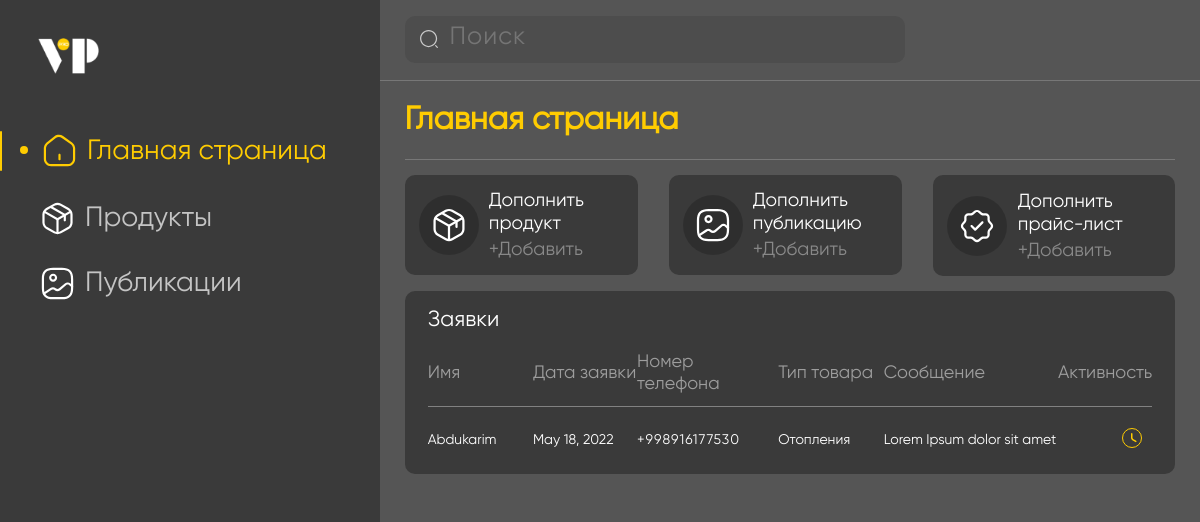
Before: /manage/main/ (signed in) with the older database file.
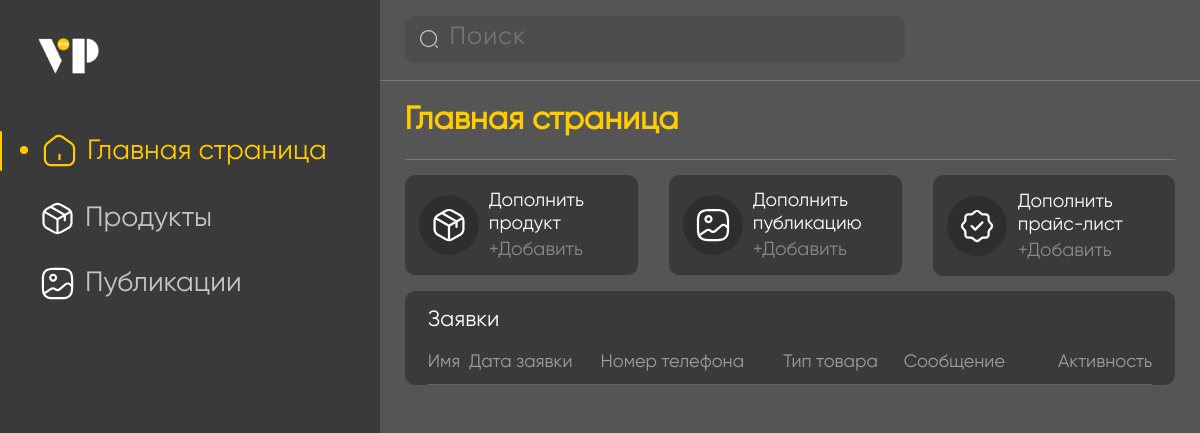
After: the same page with the newer database file.
### main/models.py (models this page shows, shortened)
class Assignment(models.Model):
    name = models.CharField(max_length=100)
    number = models.PositiveIntegerField()
    date = models.DateField(auto_now_add=True)
    bind = models.ForeignKey(ProductCategory1, on_delete=models.CASCADE)
    email = models.CharField(max_length=100, blank=True)
    city = models.ForeignKey(Cities, on_delete=models.CASCADE)
    message = models.TextField()
    done = models.BooleanField(default=False)
    class Meta:
        ordering = ['-id']

class ProductCategory1(models.Model):
    name = models.CharField("Mahsulot bosh kategoriyasi", max_length=150)
    short = models.CharField("Qisqa nomi", max_length=100)
    imgon = models.ImageField("Mahsulot rasmi #1", upload_to="images/product categories/")
    imgunder = models.ImageField("Mahsulot rasmi #2", upload_to="images/product categories/")
    imgmobile = models.ImageField("Mahsulot rasmi telefo'nda", upload_to="images/product categories/")
    date = models.DateField(auto_now_add=True)
    class Meta:
        verbose_name = "Product Category1"
        verbose_name_plural = "Product Categories1"

### main/views.py (the view, shortened to what this page needs)
# urls.py: path('main/', admin_main, name='admin_main'),
def admin_main(request):
    if request.user.is_authenticated:
        data = {}
        request_get = request.GET
        context = {
            "index": 0,
            "users": Assignment.objects.select_related('bind').all(),
            "search": 'assignment'
        }
        return render(request, 'admin_manage/main.html', context)
    else:
        return HttpResponse("<h1 style='text-align:center;'>You are not admin</h1>")

### templates/admin_manage/main.html (shortened to what this page needs)
{% extends './baseadmin/base_panel.html' %}
{% block main_panel %}
<div class="right_panel_title">
    <p>Главная страница</p>
</div>
<div class="menu_carts_block">
    <div class="menu_cart">
        <a href="/manage/product/1/">
            <div class="cart_img">
            </div>
            <div class="cart_text">
                <p>Дополнить продукт</p>
                <span>+Добавить</span>
            </div>
        </a>
    </div>
    <div class="menu_cart">
        <a href="{% url 'main2:post' %}">
            <div class="cart_img">
            </div>
            <div class="cart_text">
                <p>Дополнить публикацию</p>
                <span>+Добавить</span>
            </div>
        </a>
    </div>
    <div class="menu_cart">
        <a>
            <div class="cart_img">
            </div>
            <div class="cart_text">
                <p>Дополнить прайс-лист</p>
                <span>+Добавить</span>
            </div>
        </a>
    </div>
</div>
<div class="right_panel_table_container">
    <div class="table_title">
        <p>Заявки</p>
    </div>
    <div class="right_panel_table">
        <table>
            <thead>
                <tr>
                    <th>Имя</th>
                    <th>Дата заявки</th>
                    <th>Номер телефона</th>
                    <th>Тип товара</th>
                    <th>Сообщение</th>
                    <th>Активность</th>
                </tr>
            </thead>
            <tbody class="assignment_table">
                {% for user in users %}
                    <tr>
                        <td class="td_name">{{user.name}}</td>
                        <td class="td_date">{{user.date}}</td>
                        <td class="td_number">
                            <a href="tel:{{user.number}}">+{{user.number}}</a>
                        </td>
                        <td class="td_category">{{user.bind.short}}</td>
                        <td class="td_comment">
                            <p onclick="more_comment(this)">
                                {{user.message}}
                            </p>
                        </td>
                        {% if user.done %}
                        <td class="td_action">
                            <div style="padding:10px; cursor:pointer;" onclick="done(this)" done="true" data-id="{{user.id}}">
                                <svg width="20" height="20" viewBox="0 0 20 20" fill="none" xmlns="http://www.w3.org/2000/svg">
                                    <circle cx="10" cy="10" r="9.5" stroke="#8DEB27"/>
                                    <path d="M8.22395 11.7111L8.5775 12.0646L8.93105 11.7111L14.0711 6.57105C14.1658 6.47632 14.3292 6.47632 14.4239 6.57105C14.5187 6.66579 14.5187 6.82921 14.4239 6.92395L8.75395 12.5939C8.70664 12.6412 8.64339 12.6675 8.5775 12.6675C8.51162 12.6675 8.44836 12.6412 8.40105 12.5939L5.57105 9.76395C5.47632 9.66921 5.47632 9.50579 5.57105 9.41105C5.66579 9.31632 5.82921 9.31632 5.92395 9.41105L8.22395 11.7111Z" fill="white" stroke="#8DEB27"/>
                                </svg>
                            </div>
                        </td>
                        {% else %}
                        <td class="td_action">
                            <div style="padding:10px; cursor:pointer;" onclick="done(this)" done="false" data-id="{{user.id}}">
                            </div>
                        </td>
                        {% endif %}
                    </tr>
                {% endfor %}
            </tbody>
        </table>
    </div>
</div>
{% endblock %}

Changed rows visible on the page:
removed Assignment: name "Abdukarim", date "May 18, 2022", number "998916177530", bind.short "Отопления", message "Lorem Ipsum dolor sit amet"
